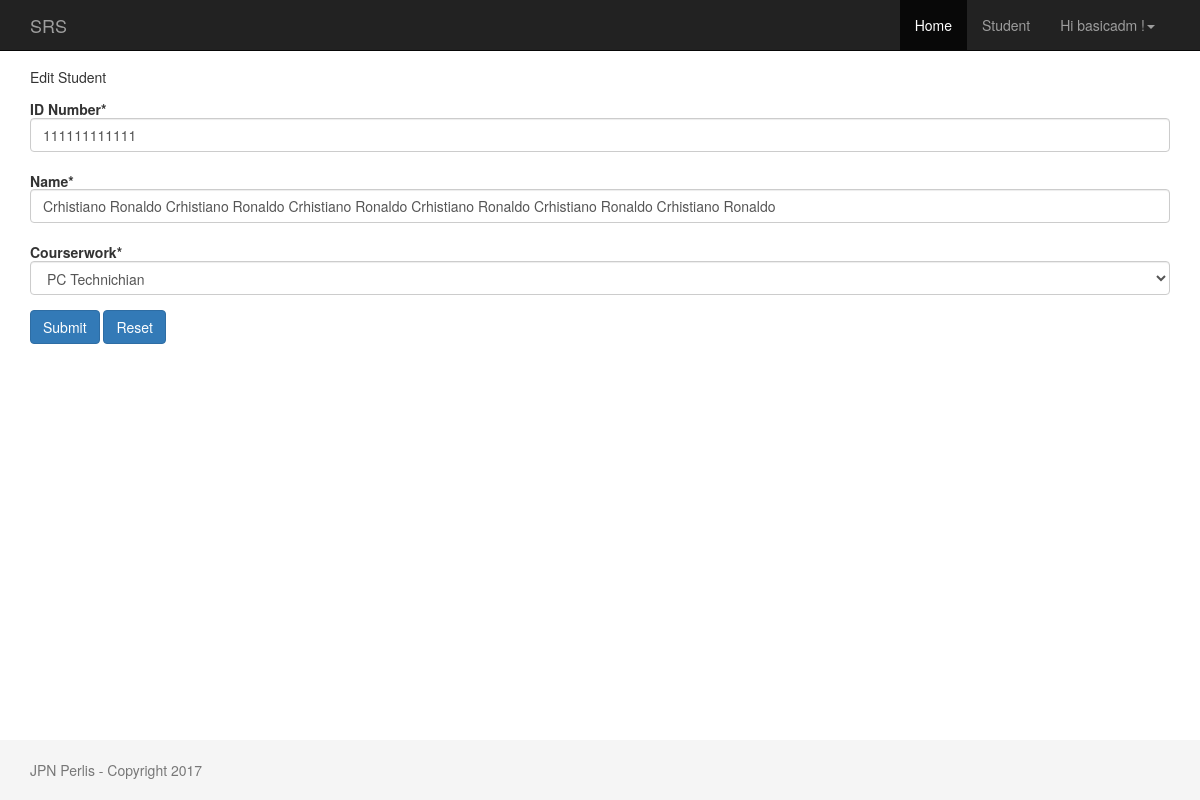
/1/edit (signed in), run on the app's committed database.
### student/models.py (models this page shows, shortened)
class Student(models.Model):
    PROGAMMING = 'PR'
    NETWORKING = 'NT'
    PCTECH = 'PC'
    COURSE_CHOICES = (
        (PROGAMMING, 'Programming'),
        (NETWORKING, 'Networking'),
        (PCTECH, 'PC Technichian'),
    )
    createdby = models.ForeignKey('auth.User',on_delete=models.CASCADE)
    icnum = models.CharField('ID Number',max_length=12,unique=True,blank=False,null=False)
    name = models.CharField('Name',max_length=300)
    course = models.CharField('Courserwork',max_length=2,choices=COURSE_CHOICES,default=PCTECH,)
    created_date = models.DateTimeField('Created Date',default=timezone.now)

### student/views.py (the view)
# urls.py: url(r'^(?P<pk>\d+)/edit$', views.student_edit, name='student_edit'),
@login_required(login_url='/accounts/login/')
def student_edit(request,pk):
    student = get_object_or_404(Student, pk=pk)
    if request.method == "POST":
        form = StudentForm(request.POST,instance=student)
        if form.is_valid():
            student = form.save(commit=False)
            student.createdby = request.user
            student.save()
            messages.success(request, "Student record with ID: " + str(student.pk) + " has been updated! ")
            return redirect(reverse_lazy('student_detail',kwargs={'pk': student.pk }))
    else:
        form = StudentForm(instance=student)
    return render(request, 'student/student_edit.html', {'form': form})

### student/forms.py (shortened to what this page needs)
class StudentForm(forms.ModelForm):
    def __init__(self, *args, **kwargs):
        super(StudentForm, self).__init__(*args, **kwargs)
        self.helper = FormHelper(self)
        self.helper.form_class = 'form-horizontal'
        self.helper.layout.append(Submit('submit_change', 'Submit', css_class="btn-primary"))
        self.helper.layout.append(HTML('<a class="btn btn-primary" href={% url "student_home" %}>Reset</a>'))
    class Meta:
        model = Student
        fields = ('icnum', 'name', 'course',)

### templates/student/student_edit.html
{% extends 'baseproj.html' %}
{% load crispy_forms_tags %}
{% block content %}
    <h5>Edit Student<h5>
    {% crispy form %}
{% endblock %}

### templates/baseproj.html (shortened to what this page needs)
{% load static %}
{% load i18n %}
<!DOCTYPE html>
<html lang="en">
  <head>
    <link rel="stylesheet" href="{% static 'css/bootstrap.min.css' %}">
    <link href="{% static 'css/ie10-viewport-bug-workaround.css' %}" rel="stylesheet">
    <link rel="stylesheet" href="{% static 'css/sticky-footer-navbar.css' %}">
  </head>
  <body>
    {% block navbar %}
    <nav class="navbar navbar-inverse navbar-fixed-top">
      <div class="container">
        <div class="navbar-header">
          <a class="navbar-brand" href="#">SRS</a>
        </div>
        <div id="navbar" class="collapse navbar-collapse navbar-right">
          <ul class="nav navbar-nav">
            {% block home_navbar %}<li class="active"><a href="/">Home</a></li>{% endblock %}
            {% block student_navbar %}<li><a href="{% url 'student_home' %}">Student</a></li>{% endblock %}
            {% block user_navbar %}
              {% if user.is_authenticated %}
                <li class="dropdown">
                  <a href="#" class="dropdown-toggle" data-toggle="dropdown" role="button" aria-haspopup="true" aria-expanded="false"></span> Hi {{ user.username }} !<span class="caret"></span></a>
                </li>
              {% else %}
                <li><a href="/accounts/login/">Sign In</a></li>
                <li><a href="/accounts/signup/">Sign Up</a></li>
              {% endif %}
            {% endblock %}
          </ul>
        </div>
      </div>
    </nav>
    {% endblock %}
    {% block maincontent %}
    <div class="container">
      {% block content %}{% endblock %}
    </div>
    {% endblock %}
    {% block footer %}
    <footer class="footer">
      <div class="container">
        <p class="text-muted">JPN Perlis - Copyright 2017</p>
      </div>
    </footer>
    {% endblock %}
  </body>
</html>

### static/css/sticky-footer-navbar.css (style rules this page uses)
html { position: relative; min-height: 100%; }
body { margin-bottom: 60px; }
.footer { position: absolute; bottom: 0; width: 100%; height: 60px; background-color: #f5f5f5; }
.form-horizontal .form-group { margin-right: 0px; margin-left: 0px; }
body > .container { padding: 60px 15px 0; }
.container .text-muted { margin: 20px 0; }
.footer > .container { padding-right: 15px; padding-left: 15px; }

### data on the page
Student: icnum "111111111111", name "Crhistiano Ronaldo Crhistiano Ronaldo Crhistiano Ronaldo Crhistiano Ronaldo Crhistiano Ronaldo Crhistiano Ronaldo", course "PC Technichian"

### other printed values
{{ user.username }} "basicadm"
